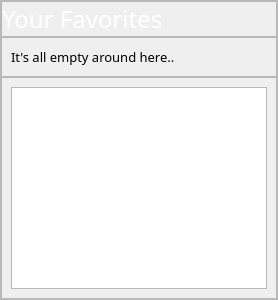
                <widget class="QFrame" name="frame_5">
                 <property name="minimumSize">
                  <size>
                   <width>0</width>
                   <height>300</height>
                  </size>
                 </property>
                 <property name="frameShape">
                  <enum>QFrame::Shape::StyledPanel</enum>
                 </property>
                 <property name="frameShadow">
                  <enum>QFrame::Shadow::Raised</enum>
                 </property>
                 <layout class="QGridLayout" name="gridLayout_16">
                  <property name="leftMargin">
                   <number>0</number>
                  </property>
                  <property name="topMargin">
                   <number>0</number>
                  </property>
                  <property name="rightMargin">
                   <number>0</number>
                  </property>
                  <property name="bottomMargin">
                   <number>0</number>
                  </property>
                  <property name="spacing">
                   <number>0</number>
                  </property>
                  <item row="0" column="0">
                   <widget class="QFrame" name="frame_12">
                    <property name="frameShape">
                     <enum>QFrame::Shape::StyledPanel</enum>
                    </property>
                    <property name="frameShadow">
                     <enum>QFrame::Shadow::Raised</enum>
                    </property>
                    <layout class="QGridLayout" name="gridLayout_14">
                     <property name="leftMargin">
                      <number>0</number>
                     </property>
                     <property name="topMargin">
                      <number>0</number>
                     </property>
                     <property name="rightMargin">
                      <number>0</number>
                     </property>
                     <property name="bottomMargin">
                      <number>0</number>
                     </property>
                     <property name="horizontalSpacing">
                      <number>0</number>
                     </property>
                     <item row="0" column="0">
                      <widget class="QLabel" name="label_5">
                       <property name="font">
                        <font>
                         <family>Inter 24pt SemiBold</family>
                         <pointsize>18</pointsize>
                        </font>
                       </property>
                       <property name="styleSheet">
                        <string notr="true">background-color:rgba(0,0,0,0); color:white;</string>
                       </property>
                       <property name="text">
                        <string>Your Favorites</string>
                       </property>
                      </widget>
                     </item>
                    </layout>
                   </widget>
                  </item>
                  <item row="1" column="0">
                   <widget class="QFrame" name="frame_16">
                    <property name="frameShape">
                     <enum>QFrame::Shape::StyledPanel</enum>
                    </property>
                    <property name="frameShadow">
                     <enum>QFrame::Shadow::Raised</enum>
                    </property>
                    <layout class="QGridLayout" name="gridLayout_25">
                     <item row="0" column="0">
                      <widget class="QLabel" name="label_7">
                       <property name="maximumSize">
                        <size>
                         <width>180</width>
                         <height>16777215</height>
                        </size>
                       </property>
                       <property name="font">
                        <font>
                         <family>Inter 18pt Light</family>
                         <pointsize>10</pointsize>
                        </font>
                       </property>
                       <property name="text">
                        <string>It's all empty around here..</string>
                       </property>
                      </widget>
                     </item>
                     <item row="0" column="1">
                      <spacer name="horizontalSpacer_5">
                       <property name="orientation">
                        <enum>Qt::Orientation::Horizontal</enum>
                       </property>
                       <property name="sizeHint" stdset="0">
                        <size>
                         <width>40</width>
                         <height>20</height>
                        </size>
                       </property>
                      </spacer>
                     </item>
                    </layout>
                   </widget>
                  </item>
                  <item row="2" column="0">
                   <widget class="QFrame" name="frame_13">
                    <property name="frameShape">
                     <enum>QFrame::Shape::StyledPanel</enum>
                    </property>
                    <property name="frameShadow">
                     <enum>QFrame::Shadow::Raised</enum>
                    </property>
                    <layout class="QGridLayout" name="gridLayout_15">
                     <item row="1" column="0">
                      <widget class="QListWidget" name="favourites">
                       <property name="styleSheet">
                        <string notr="true">    QListWidget::item {
        selection-background-color: transparent; /* No background on selection */
        selection-color: transparent;            /* No text color change on selection */
        outline: none;              
	border:none;             /* Remove white selection border */
    }

    QListWidget::item:hover {
        background-color: transparent;           /* No hover effect */                     
        outline: none;              
	border:none; /* Keep the same text color */
    }

    QListWidget::item:selected {
        background-color: transparent;           /* No background on selection */
             /* No selection border */
        outline: none;              
	border:none;
    }</string>
                       </property>
                       <property name="textElideMode">
                        <enum>Qt::TextElideMode::ElideLeft</enum>
                       </property>
                       <property name="verticalScrollMode">
                        <enum>QAbstractItemView::ScrollMode::ScrollPerPixel</enum>
                       </property>
                       <property name="horizontalScrollMode">
                        <enum>QAbstractItemView::ScrollMode::ScrollPerPixel</enum>
                       </property>
                       <property name="movement">
                        <enum>QListView::Movement::Static</enum>
                       </property>
                       <property name="flow">
                        <enum>QListView::Flow::LeftToRight</enum>
                       </property>
                       <property name="isWrapping" stdset="0">
                        <bool>false</bool>
                       </property>
                       <property name="resizeMode">
                        <enum>QListView::ResizeMode::Fixed</enum>
                       </property>
                       <property name="layoutMode">
                        <enum>QListView::LayoutMode::SinglePass</enum>
                       </property>
                       <property name="spacing">
                        <number>8</number>
                       </property>
                       <property name="viewMode">
                        <enum>QListView::ViewMode::ListMode</enum>
                       </property>
                       <property name="uniformItemSizes">
                        <bool>true</bool>
                       </property>
                       <property name="selectionRectVisible">
                        <bool>false</bool>
                       </property>
                      </widget>
                     </item>
                    </layout>
                   </widget>
                  </item>
                 </layout>
                </widget>
